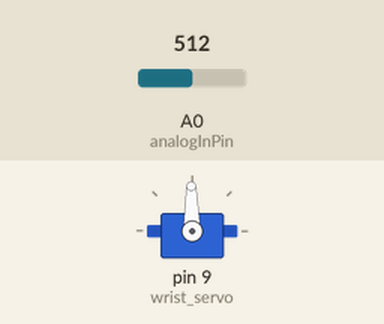
Simulated run of this program. Board: Arduino Mega 2560, built with avr-gcc and run on an emulated ATmega2560. Parts: servo. Inputs (shaded band) come from the test bench; at power-on: A0 (analogInPin) = 512. What the program prints to the serial monitor is not drawn.

Above: at 0.1 s.
Timing chart, 0 to 1.6 s (numbered marks = the images above):
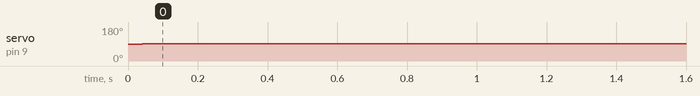

Measured:
- by itself, servo on pin 9 (wrist_servo): 90° → 91° at 0.04 s

The program:

main.cpp
```cpp
#include <SoftwareSerial.h>
#include <math.h>

#include <AccelStepper.h>
#include <VarSpeedServo.h>

VarSpeedServo wrist_servo;
const int analogInPin = A0;  // Analog input pin that the potentiometer is attached to

int sensorValue = 0;        // value read from the pot
     // value output to the PWM (analog out)

// void min_max(int min_input, int min_output, int min, int max);

void setup()
{
    Serial.begin(9600);
    wrist_servo.attach(9);
}

void loop()
{
  sensorValue = analogRead(analogInPin)/ (680/100);

  float degree_conversion = map(sensorValue, 26, 89, -90, 90);

  if (sensorValue > 89)
  {
    degree_conversion = 90;
  }
  else if (sensorValue < 26)
  {
    degree_conversion = -90;
  }

  int servo_command = 0;
  float servo_conversion = map(servo_command, -90, 90, 37, 145);

  wrist_servo.write(servo_conversion, 10);

  Serial.print("       Raw = ");
  Serial.print(sensorValue);
  Serial.print("       Degree = ");
  Serial.println(degree_conversion);
  delay(100);
}

// void min_max(int min_input, int min_output, int min, int max)
// {
//   if (sensorValue > 89)
//   {
//     degree_conversion = 90;
//   }
//   else if (sensorValue < 26)
//   {
//     degree_conversion = -90;
//   }
// }
```
